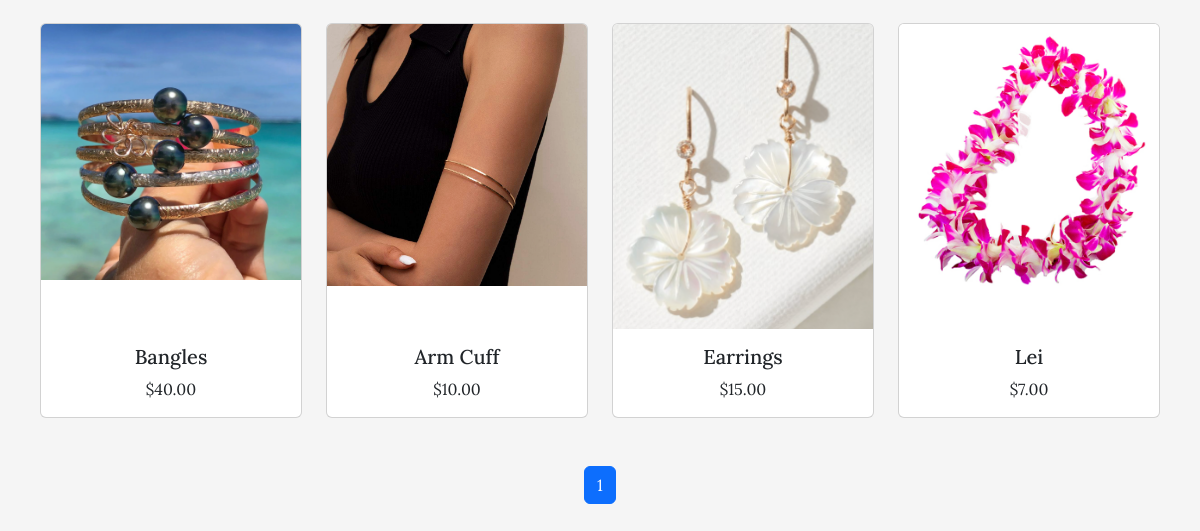
/campusmart/listings/ (lower part), run on an earlier commit of the app's database.
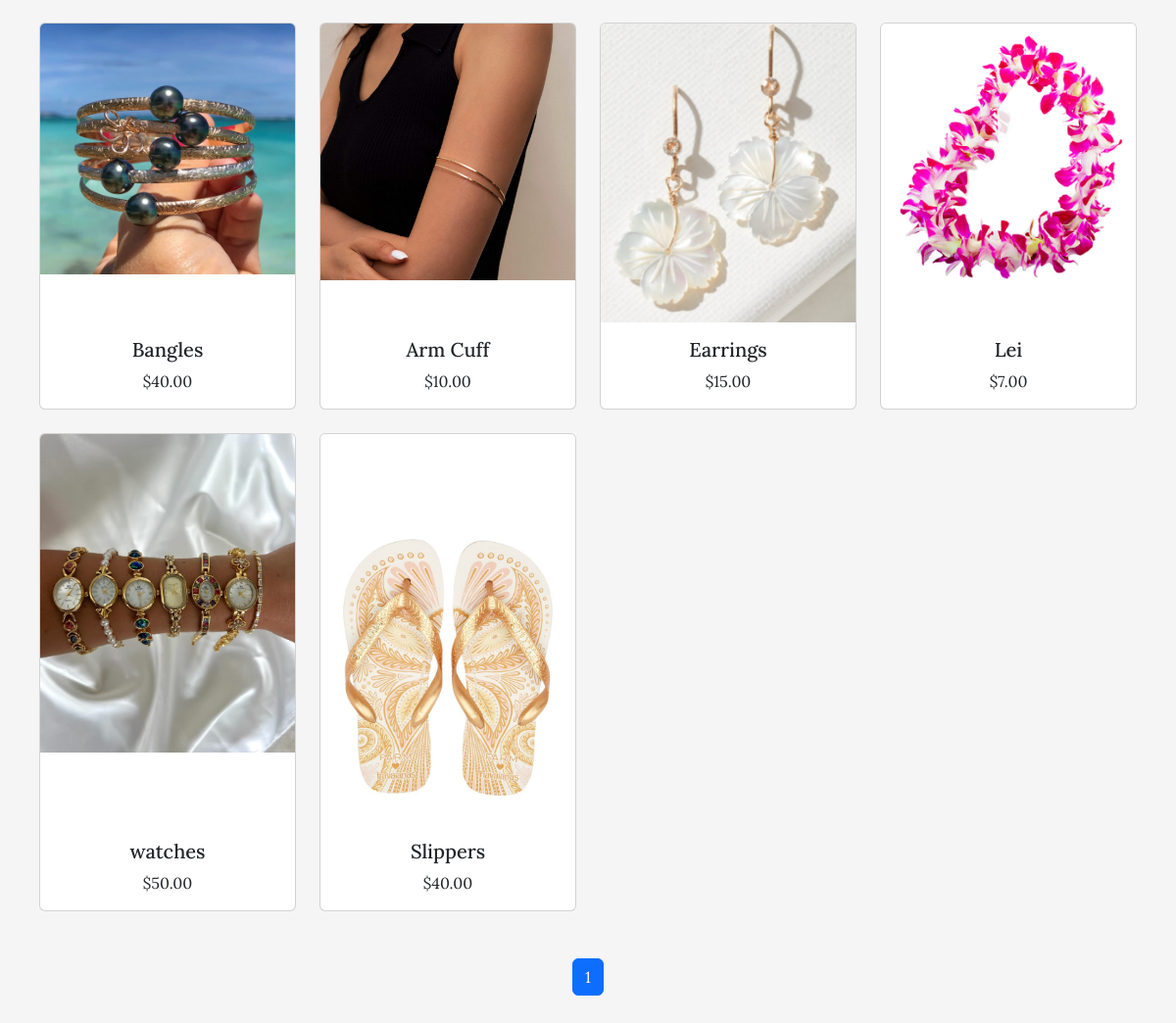
And on a later commit of the database.
### campusmart/models.py (models this page shows, shortened)
class Listing(models.Model):
    CONDITION_CHOICES = [
        ('New', 'New'),
        ('Like New', 'Like New'),
        ('Used', 'Used'),
        ('Fair', 'Fair'),
    ]
    STATUS_CHOICES = [
        ('Available', 'Available'),
        ('Unavailable', 'Unavailable'),
    ]
    created_by = models.ForeignKey(User, on_delete=models.CASCADE)
    title = models.CharField(max_length=200)
    description = models.TextField()
    price = models.DecimalField(max_digits=10, decimal_places=2)
    condition = models.CharField(max_length=20, choices=CONDITION_CHOICES)
    photo = models.ImageField(upload_to='listing_photos')
    status = models.CharField(max_length=20, choices=STATUS_CHOICES, default='Available')

### campusmart/views.py (the view)
# urls.py: path('listings/', views.listing_all, name='listing_all'),
def listing_all(request):
    page = int(request.GET.get('page', 1))
    per_page = 20
    start = (page-1) * per_page
    end = start + per_page
    query = request.GET.get('query', '')
    if query:
        listings = Listing.objects.filter(
            Q(description__icontains=query) | Q(title__icontains=query)
        )
    else:
            listings = Listing.objects.filter(status='Available') # this is Feature 3.1, showing all available listings
    page_listings = listings[start:end]
    total = listings.count()
    total_pages = (total + per_page - 1) // per_page  # round up to get number of pages
    page_range = range(1, total_pages + 1)
    return render(request, 'campusmart/listing_all.html', {
        'query': query,
        'listings':page_listings,
        'page':page,
        'total_pages':total_pages,
        'page_range':page_range,
    })

### campusmart/templates/campusmart/listing_all.html (shortened to what this page needs)
{% extends "campusmart/base.html" %}
{% block content %}
<div class="row row-cols-1 row-cols-md-2 row-cols-lg-4 g-4 pt-3">
    {% for listing in listings %}
        <div class="col d-flex">
            <a class="card h-100 w-100" href="{% url 'campusmart:detail' listing.id %}">
                <center>
                    <img
                        src="{{ listing.photo.url }}"
                        class="card-img-top"
                        alt="Listing Photo"
                    >
                </center>
                <div class="card-body d-flex flex-column">
                    <h5 class="card-title mt-auto">{{ listing.title }}</h5>
                    <p class="card-text">${{ listing.price }}</p>
                </div>
            </a>
        </div>
    {% endfor %}
</div>
<nav aria-label="Pagination">
    <ul class="pagination justify-content-center pt-5">
        {% if page_range %}
            {% for p in page_range %}
                <li class="page-item {% if page == p %}active{% endif %}">
                    <a class="page-link" href="?page={{ p }}">{{ p }}</a>
                </li>
            {% endfor %}
        {% endif %}
    </ul>
</nav>
{% endblock %}

What changed in the data, as far as the page shows it:
added Listing: photo (picture), title "watches", price "50.00"
added Listing: photo (picture), title "Slippers", price "40.00"
